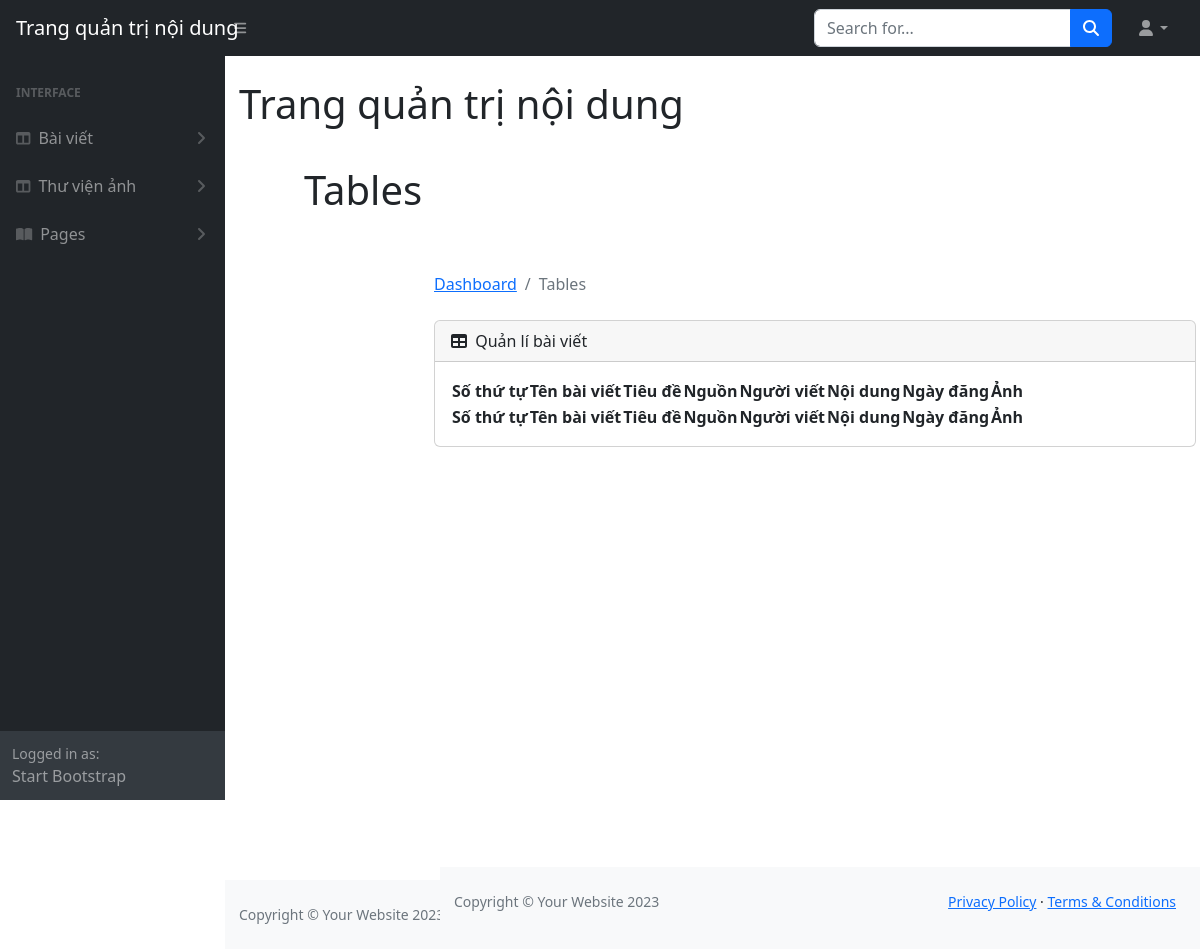
Page /tables/ (signed in) on the earlier database version.
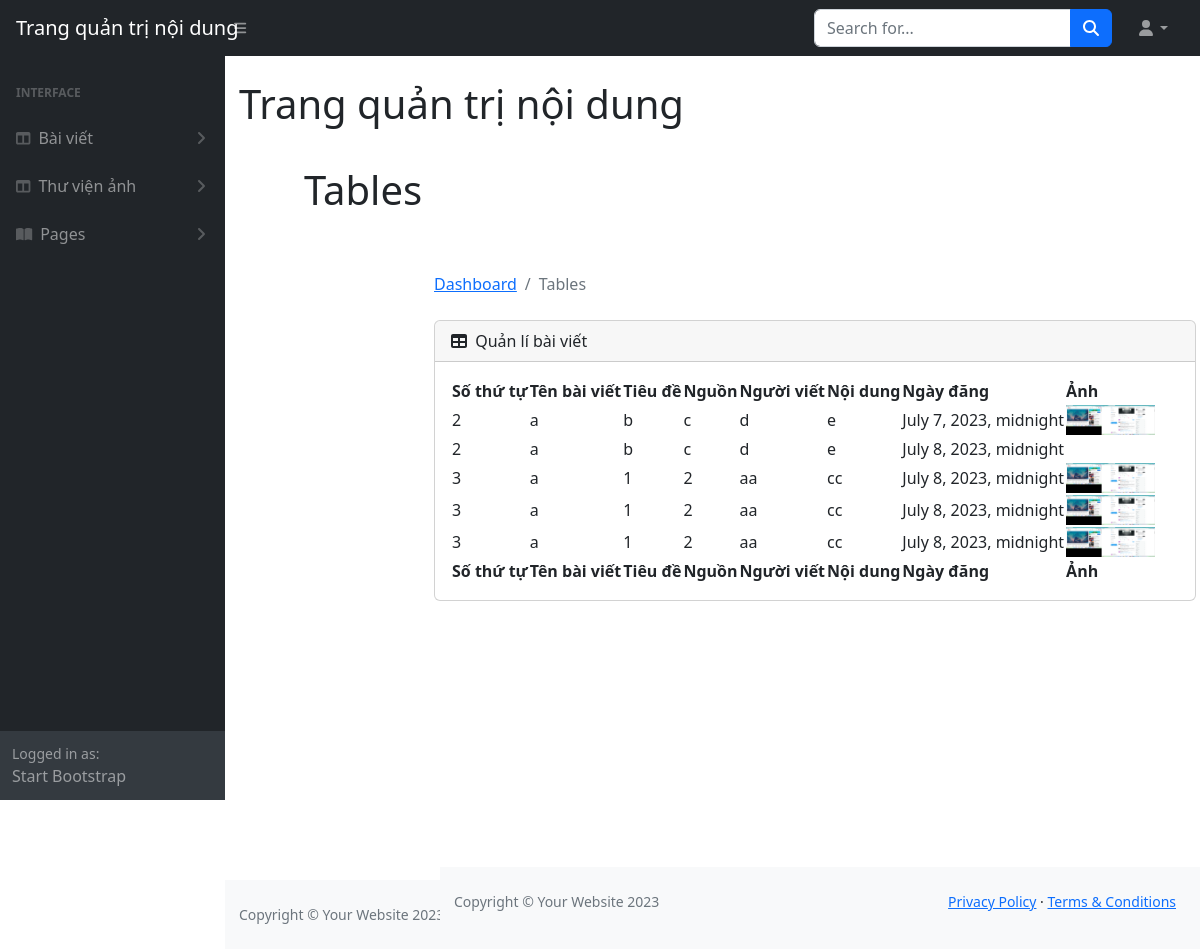
Same page on the later database version.
### app/models.py (models this page shows, shortened)
class Blog(models.Model):
    stt = models.IntegerField(null=False)
    category = models.CharField(max_length=200, null=True)
    title = models.CharField(max_length=200, null=True)
    image = models.ImageField(null=True, blank=True)
    source = models.CharField(max_length=200, null=False)
    description = models.CharField(null=True, blank=True, max_length=200,)
    publication_date = models.DateTimeField()
    poster = models.CharField(max_length=50, null=True)
    @property
    def ImageURL(self):
        try:
            url = self.image.url
        except:
            url = ''
        return url

### app/views.py (the view)
# urls.py: path('tables/', views.tables, name="tables"),
def tables(request):
    if request.user.is_authenticated:
        photos = Blog.objects.all()
        if photos:
            return render(request, 'app/tables_blog.html', {'photos': photos})
    return render(request, 'app/tables_blog.html', {'photos': photos})

### app/templates/app/tables_blog.html (shortened to what this page needs)
{% extends 'app/base.html' %}
{% load static %}
    {% block tables %}
    <div class="container-fluid px-0 mt-0">
        <nav class="sb-topnav navbar navbar-expand navbar-dark bg-dark">
            <a class="navbar-brand ps-3" href="index.html">Trang quản trị nội dung</a>
            <button class="btn btn-link btn-sm order-1 order-lg-0 me-4 me-lg-0" id="sidebarToggle" href="#!"><i class="fas fa-bars"></i></button>
            <form class="d-none d-md-inline-block form-inline ms-auto me-0 me-md-3 my-2 my-md-0">
                <div class="input-group">
                    <input class="form-control" type="text" placeholder="Search for..." aria-label="Search for..." aria-describedby="btnNavbarSearch" />
                    <button class="btn btn-primary" id="btnNavbarSearch" type="button"><i class="fas fa-search"></i></button>
                </div>
            </form>
            <ul class="navbar-nav ms-auto ms-md-0 me-3 me-lg-4">
                <li class="nav-item dropdown">
                    <a class="nav-link dropdown-toggle" id="navbarDropdown" href="#" role="button" data-bs-toggle="dropdown" aria-expanded="false"><i class="fas fa-user fa-fw"></i></a>
                </li>
            </ul>
        </nav>
        <div id="layoutSidenav">
            <div id="layoutSidenav_nav">
                <nav class="sb-sidenav accordion sb-sidenav-dark" id="sidenavAccordion">
                    <div class="sb-sidenav-menu">
                        <div class="nav">
                            <div class="sb-sidenav-menu-heading">Interface</div>
                            <a class="nav-link collapsed" href="#" data-bs-toggle="collapse" data-bs-target="#collapseLayout" aria-expanded="false" aria-controls="collapseLayout">
                                <div class="sb-nav-link-icon"><i class="fas fa-columns"></i></div>
                                Bài viết
                                <div class="sb-sidenav-collapse-arrow"><i class="fas fa-angle-down"></i></div>
                            </a>
                            <a class="nav-link collapsed" href="#" data-bs-toggle="collapse" data-bs-target="#collapseLayouts" aria-expanded="false" aria-controls="collapseLayouts">
                                <div class="sb-nav-link-icon"><i class="fas fa-columns"></i></div>
                                Thư viện ảnh
                                <div class="sb-sidenav-collapse-arrow"><i class="fas fa-angle-down"></i></div>
                            </a>
                            <a class="nav-link collapsed" href="#" data-bs-toggle="collapse" data-bs-target="#collapsePages" aria-expanded="false" aria-controls="collapsePages">
                                <div class="sb-nav-link-icon"><i class="fas fa-book-open"></i></div>
                                Pages
                                <div class="sb-sidenav-collapse-arrow"><i class="fas fa-angle-down"></i></div>
                            </a>
                        </div>
                    </div>
                    <div class="sb-sidenav-footer">
                        <div class="small">Logged in as:</div>
                        Start Bootstrap
                    </div>
                </nav>
            </div>
            <div id="layoutSidenav_content">
                    <div class="container-fluid px-1">
                        <h1 class="mt-4" style="transform: translate(-130px, -50px);">Tables</h1>
                        <ol class="breadcrumb mb-4">
                            <li class="breadcrumb-item"><a href="index.html">Dashboard</a></li>
                            <li class="breadcrumb-item active">Tables</li>
                        </ol>
                        <div class="card mb-4">
                            <div class="card-header">
                                <i class="fas fa-table me-1"></i>
                                Quản lí bài viết
                            </div>
                            <div class="card-body">
                                <table id="datatablesSimple">
                                    <thead>
                                        <tr>
                                            <th>Số thứ tự</th>
                                            <th>Tên bài viết</th>
                                            <th>Tiêu đề</th>
                                            <th>Nguồn</th>
                                            <th>Người viết</th>
                                            <th>Nội dung</th>
                                            <th>Ngày đăng</th>
                                            <th>Ảnh</th>
                                        </tr>
                                    </thead>
                                    <tfoot>
                                        <tr>
                                            <th>Số thứ tự</th>
                                            <th>Tên bài viết</th>
                                            <th>Tiêu đề</th>
                                            <th>Nguồn</th>
                                            <th>Người viết</th>
                                            <th>Nội dung</th>
                                            <th>Ngày đăng</th>
                                            <th>Ảnh</th>
                                        </tr>
                                    </tfoot>
                                    <tbody>
                                        {% for photo in photos %}
                                        <tr>
                                          <td>{{ photo.stt }}</td>
                                          <td>{{ photo.category }}</td>
                                          <td>{{ photo.title }}</td>
                                          <td>{{ photo.source }}</td>
                                          <td>{{ photo.poster }}</td>
                                          <td>{{ photo.description }}</td>
                                          <td>{{ photo.publication_date }}</td>
                                          <td>
                                                <img src="{{ photo.ImageURL }}" alt="{{ photo.name }}" height="30px">
                                          </td>
                                        </tr>
                                        {% endfor %}
                                      </tbody>
                                </table>
                            </div>
                        </div>
                    </div>
                <footer class="py-4 bg-light mt-auto">
                    <div class="container-fluid px-4">
                        <div class="d-flex align-items-center justify-content-between small">
                            <div class="text-muted">Copyright &copy; Your Website 2023</div>
                            <div>
                                <a href="#">Privacy Policy</a>
                                &middot;
                                <a href="#">Terms &amp; Conditions</a>
                            </div>
                        </div>
                    </div>
                </footer>
            </div>
        </div>
        </div>
    {% endblock tables %}

### app/templates/app/base.html (shortened to what this page needs)
{% load static %}
<!DOCTYPE html>
<html lang="en">
    <head>
        <link href="https://cdn.jsdelivr.net/npm/simple-datatables@7.1.2/dist/style.min.css" rel="stylesheet" />
        <link href="{% static 'app/css/styles.css' %}" rel="stylesheet" />
    </head>
    <body class="sb-nav-fixed">
        <nav class="sb-topnav navbar navbar-expand navbar-dark bg-dark">
            <a class="navbar-brand ps-3" href="base.html">Trang quản trị nội dung</a>
            <button class="btn btn-link btn-sm order-1 order-lg-0 me-4 me-lg-0" id="sidebarToggle" href="#!"></button>
            <form class="d-none d-md-inline-block form-inline ms-auto me-0 me-md-3 my-2 my-md-0">
                <div class="input-group">
                    <button class="btn btn-primary" id="btnNavbarSearch" type="button"></button>
                </div>
            </form>
            <ul class="navbar-nav ms-auto ms-md-0 me-3 me-lg-4">
                <li class="nav-item dropdown">
                    <a class="nav-link dropdown-toggle" id="navbarDropdown" href="#" role="button" data-bs-toggle="dropdown" aria-expanded="false"></a>
                </li>
            </ul>
        </nav>
        <div id="layoutSidenav">
            <div id="layoutSidenav_nav">
                <nav class="sb-sidenav accordion sb-sidenav-dark" id="sidenavAccordion">
                    <div class="sb-sidenav-menu">
                        <div class="nav">
                            <div class="sb-sidenav-menu-heading">Interface</div>
                            <a class="nav-link collapsed" href="#" data-bs-toggle="collapse" data-bs-target="#collapseLayout" aria-expanded="false" aria-controls="collapseLayout">
                                <div class="sb-nav-link-icon"></div>
                                <div class="sb-sidenav-collapse-arrow"></div>
                            </a>
                            <a class="nav-link collapsed" href="#" data-bs-toggle="collapse" data-bs-target="#collapseLayouts" aria-expanded="false" aria-controls="collapseLayouts">
                                <div class="sb-nav-link-icon"></div>
                                <div class="sb-sidenav-collapse-arrow"></div>
                            </a>
                            <a class="nav-link collapsed" href="#" data-bs-toggle="collapse" data-bs-target="#collapsePages" aria-expanded="false" aria-controls="collapsePages">
                                <div class="sb-nav-link-icon"></div>
                                <div class="sb-sidenav-collapse-arrow"></div>
                            </a>
                        </div>
                    </div>
                    <div class="sb-sidenav-footer">
                        <div class="small">Logged in as:</div>
                    </div>
                </nav>
            </div>
            <div id="layoutSidenav_content">
                <main>
                    <div class="container-fluid px-4">
                        <h1 class="mt-4">Trang quản trị nội dung</h1>
                    </div>
                </main>
                {% block tables %}  {% endblock tables %}
                <footer class="py-4 bg-light mt-auto">
                    <div class="container-fluid px-4">
                        <div class="d-flex align-items-center justify-content-between small">
                            <div class="text-muted">Copyright &copy; Your Website 2023</div>
                            <div>
                                <a href="#">Privacy Policy</a>
                                <a href="#">Terms &amp; Conditions</a>
                            </div>
                        </div>
                    </div>
                </footer>
            </div>
        </div>
    </body>
</html>

Differences in the rows shown:
added Blog: stt "2", category "a", title "b", source "c", poster "d", description "e", publication_date "July 7, 2023, midnight", ImageURL (picture)
added Blog: stt "2", category "a", title "b", source "c", poster "d", description "e", publication_date "July 8, 2023, midnight"
added Blog: stt "3", category "a", title "1", source "2", poster "aa", description "cc", publication_date "July 8, 2023, midnight", ImageURL (picture)
added Blog: stt "3", category "a", title "1", source "2", poster "aa", description "cc", publication_date "July 8, 2023, midnight", ImageURL (picture)
added Blog: stt "3", category "a", title "1", source "2", poster "aa", description "cc", publication_date "July 8, 2023, midnight", ImageURL (picture)
